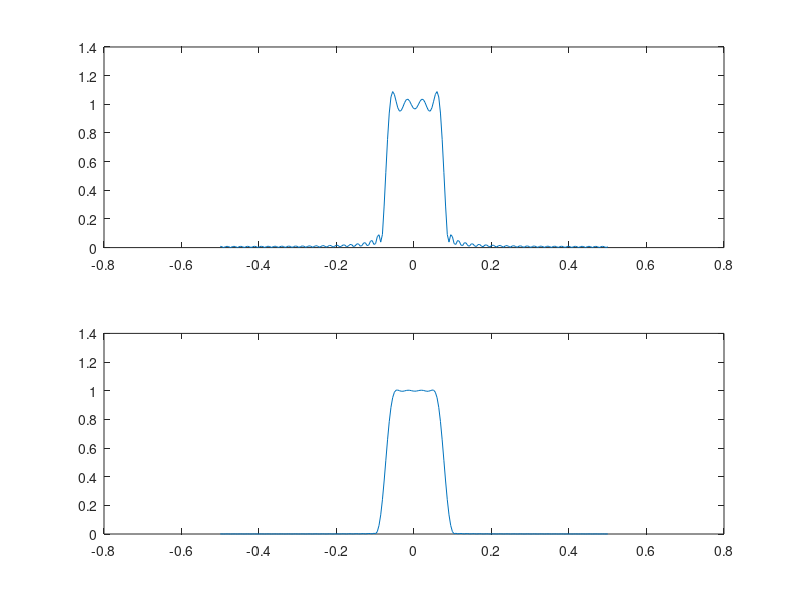
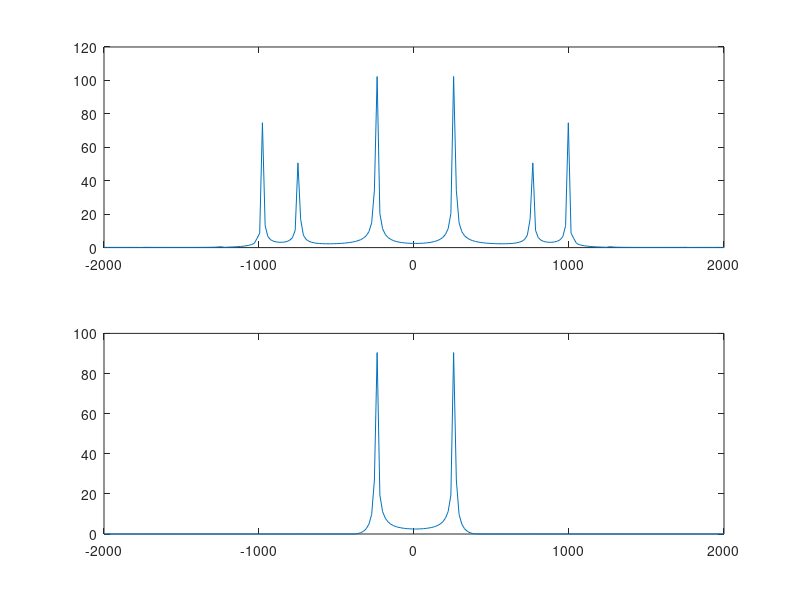

Reproduce these figures in MATLAB, in order.
clc
clear

f1=250;
f2=750;
f3=980;
fs=4000;
fcut=300; % LOW PASS CUT OFF
t=0:1/10000:1000;
x=sin(2*pi*f1*t)+0.5*sin(2*pi*f2*t)+0.7*cos(2*pi*f3*t);
samp_x=0:(1/fs):100;
samp_y=interp1(t,x,samp_x);
wc=2*pi*(fcut/fs);

%specification
factor=4;
wp=wc-0.1;
ws=wc+0.2;

delp=0.005;
dels=0.05;

del=min(delp,dels);
delw=ws-wp;
A=-20*log10(del);
M=ceil(1+(A-8)/(2.285*delw));

if A<21
    beta=0;
elseif A>=21 && A<=50
    beta=0.5842*(A-21)^0.4+0.07886*(A-21);
else 
    beta=0.1102*(A-8.7);
end

n=0:M-1;
w=kaiser(M,beta);

h1=(wc/(pi))*sinc((wc/(pi))*(n-(M-1)/2));
hp=h1.*w';
f=linspace(-1/2,1/2,size(20*log10(fftshift(abs(fft(h1,factor*M)))),2));
figure(1)
subplot(2,1,1), plot(f,(fftshift(abs(fft(h1,factor*M)))));
subplot(2,1,2), plot(f,(fftshift(abs(fft(hp,factor*M)))));

figure(2)
X=fft(samp_y,factor*M);
subplot(2,1,1), plot(f*fs,(fftshift(abs(X))));
subplot(2,1,2), plot(f*fs,(fftshift(abs(X.*fft(hp,factor*M)))));





